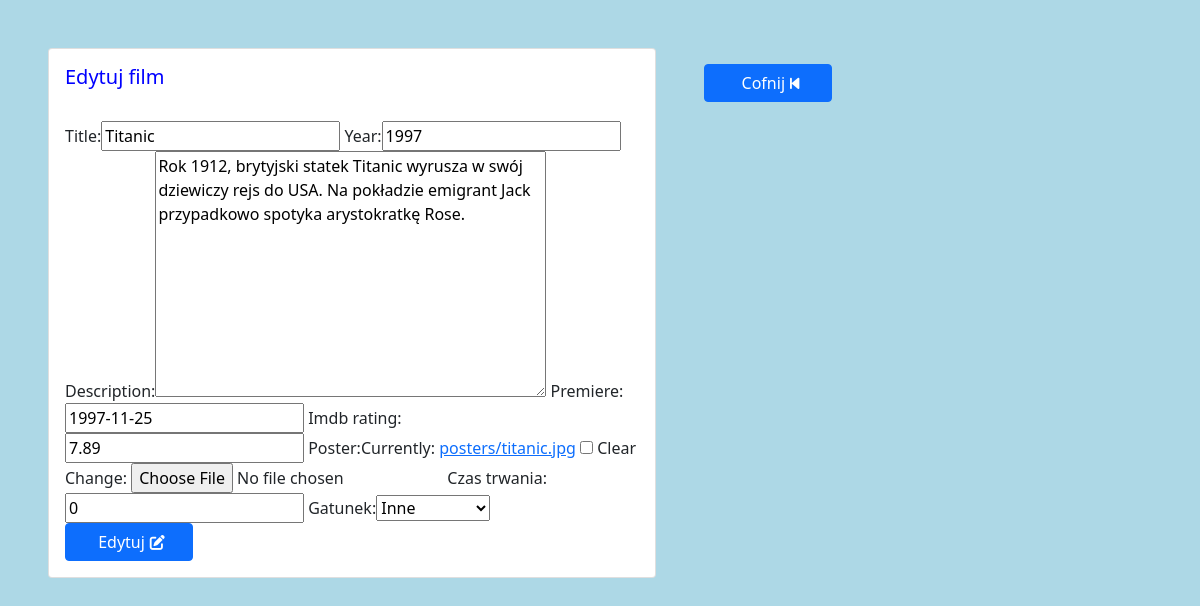
Page /movies_web/edit/1/ (signed in) on the earlier database version.
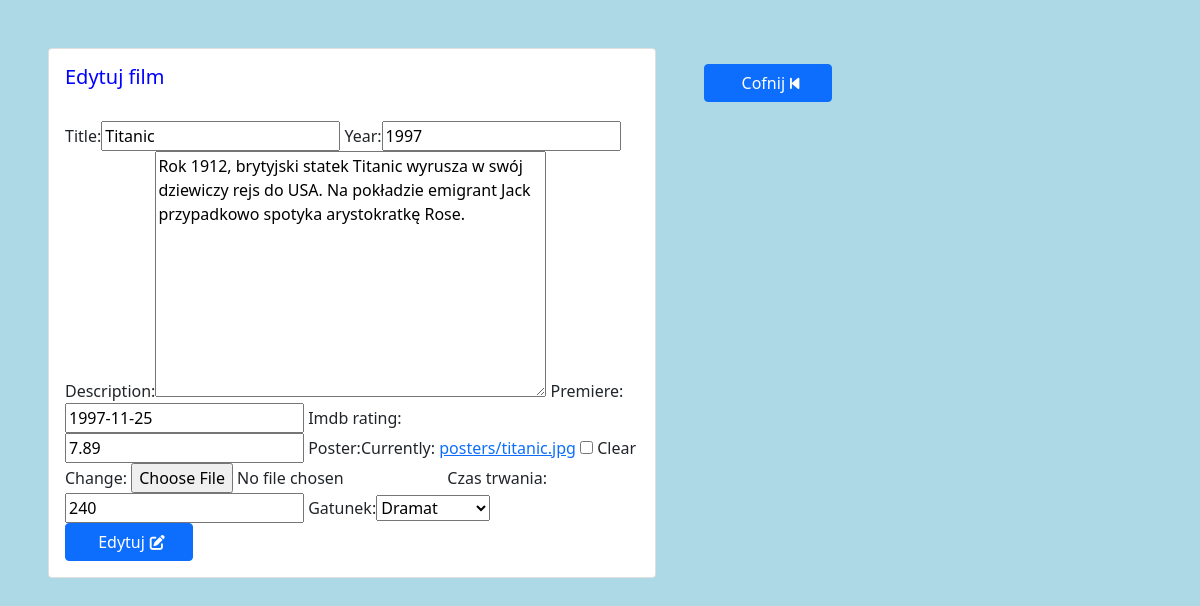
Same page on the later database version.
### movies_web/models.py (models this page shows)
class AdditionalInfo(models.Model):
    INNY = 0
    HORROR = 1
    KOMEDIA = 2
    SCI_FI = 3
    DRAMAT = 4
    PRZYGODOWY = 5
    AKCJI = 6
    KRZYMINAL = 7
    ROMANS = 8
    SENSACYJNY = 9
    GATUNEK = {
        (INNY, 'Inne'),
        (HORROR, 'Horror'),
        (KOMEDIA, 'Komedia'),
        (SCI_FI, 'Sci-fi'),
        (DRAMAT, 'Dramat'),
        (PRZYGODOWY, 'Przygodowy'),
        (AKCJI, 'Akcji'),
        (KRZYMINAL, 'Kryminalny'),
        (ROMANS, 'Romans'),
        (SENSACYJNY, 'Sensacyjny')
    }
    czas_trwania = models.PositiveSmallIntegerField(default=0)
    gatunek = models.PositiveSmallIntegerField(default=0, choices=GATUNEK)

### movies_web/views.py (the view)
# urls.py: path('edit/<int:id>/', update_movie, name='update_movie'),
@login_required
def update_movie(request, id):
    movie = get_object_or_404(Movie, pk=id)
    try:
        additional = AdditionalInfo.objects.get(movie=movie.id)
    except AdditionalInfo.DoesNotExist:
        additional = None
    form_movie = MovieForm(request.POST or None, request.FILES or None, instance=movie)
    form_additional = AdditionalInfoForm(request.POST or None, instance=additional)
    if form_movie.is_valid() and form_additional.is_valid():
        movie = form_movie.save(commit=False)
        additional = form_additional.save()
        movie.dodatkowe = additional
        movie.save()
    return render(request, 'form_movie.html', {'form': form_movie, 'form_additional': form_additional, 'new': False})

### movies_web/forms.py
class MovieForm(ModelForm):
    class Meta:
        model = Movie
        fields = ['title', 'year', 'description', 'premiere', 'imdb_rating', 'poster']

class AdditionalInfoForm(ModelForm):
    class Meta:
        model = AdditionalInfo
        fields = ['czas_trwania', 'gatunek']

### templates/form_movie.html (shortened to what this page needs)
{% extends 'base.html' %}
{% load bootstrap %}
{% block side %}
    <div class="card" style="width: 38rem; float: left; margin-right: 3rem;">
      <div class="card-body">
        {% if new %}
          <h5 class="color_text">Nowy film</h5>
        {% else %}
          <h5 class="color_text">Edytuj film</h5>
        {% endif %}
        <br>
        <form method="post" enctype="multipart/form-data">
          {{ form|bootstrap }}
          {{ form_additional|bootstrap }}
          <br>
          {% if new %}
            <button type="submit" class="btn btn-primary all_buttons">Dodaj<i class="fas fa-plus-square icon_in_button"></i></button>
          {% else %}
            <button type="submit" class="btn btn-primary all_buttons">Edytuj<i class="fas fa-edit icon_in_button"></i></button>
          {% endif %}
        </form>
      </div>
    </div>
    <a href="{% url 'main_movies'%}" class="btn btn-primary all_buttons mt-3">Cofnij<i class="fas fa-step-backward icon_in_button "></i></a>
{% endblock %}

Differences in the rows shown:
added AdditionalInfo: czas_trwania "240", gatunek "Dramat"
Other differences:
form field czas_trwania: "0" → (not shown)
form field gatunek: "Inne" → (not shown)
